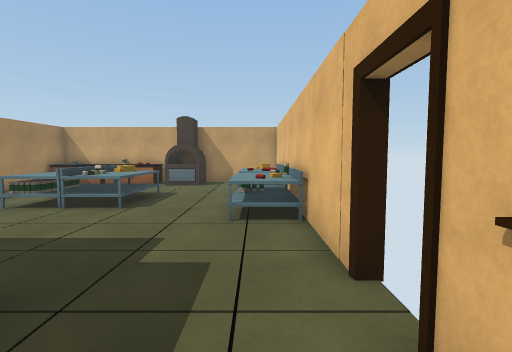
view 1 (above)

13 first-person views from a walk through a scene from a Unity 3-D project. The camera is 1.4 m above the floor, tilts 4° down and sees 85° across. The floor is counted in squares, 1 m on a side. Each view is taken from the middle of a square. On the plan, view 1 faces up. The plan holds only what a view shows up to about 14 squares ahead; the rest is blank. Some animated figures are not drawn. Door leaves are left out, so doorways stand open.

view 2
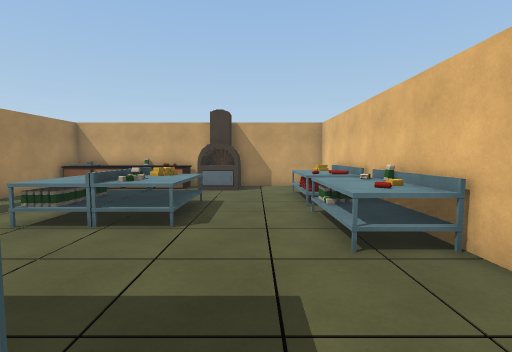

view 3
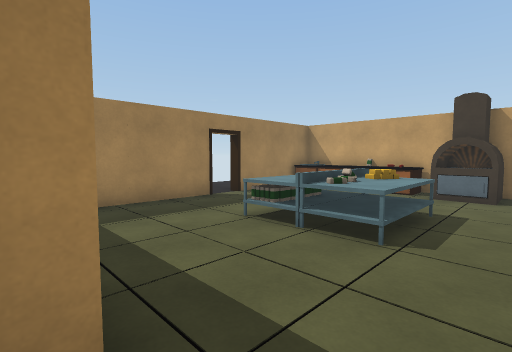

view 4
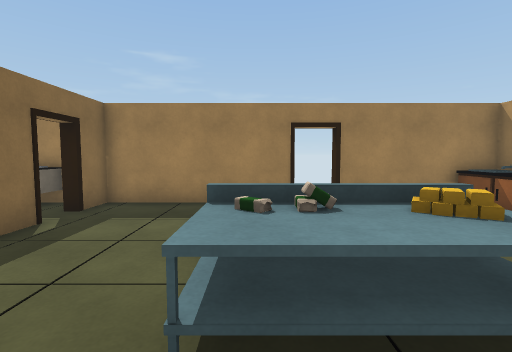

view 5
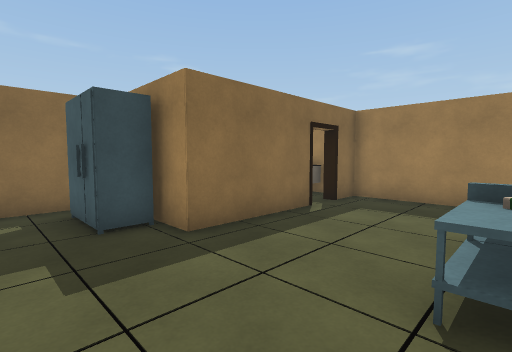

view 6
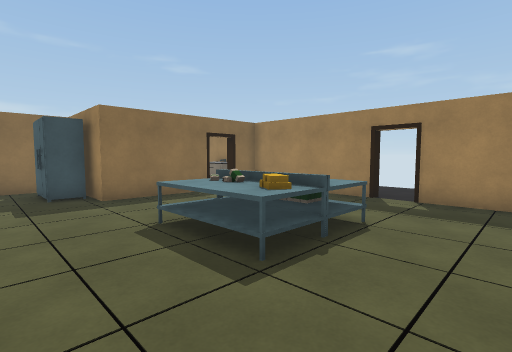

view 7
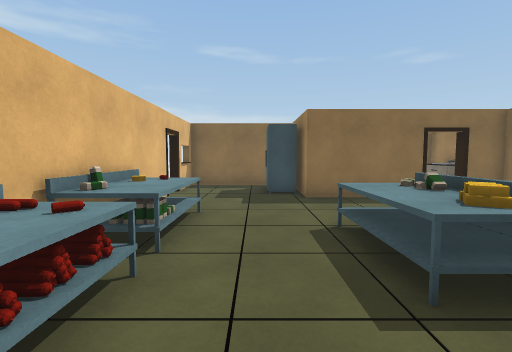

view 8
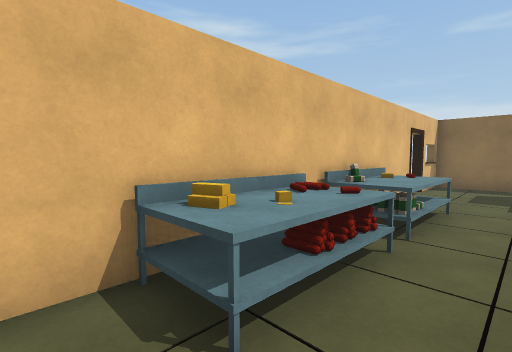

view 9
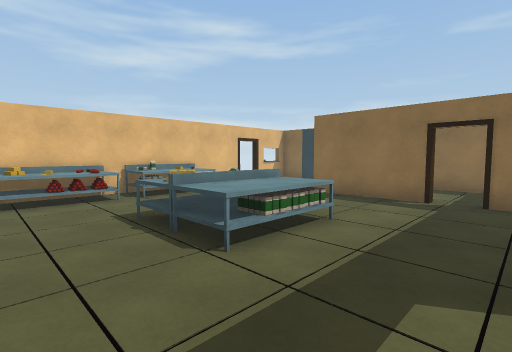

view 10
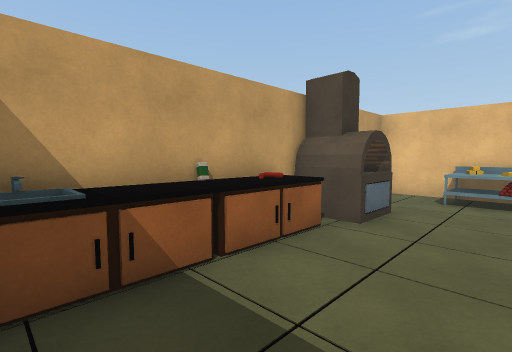

view 11
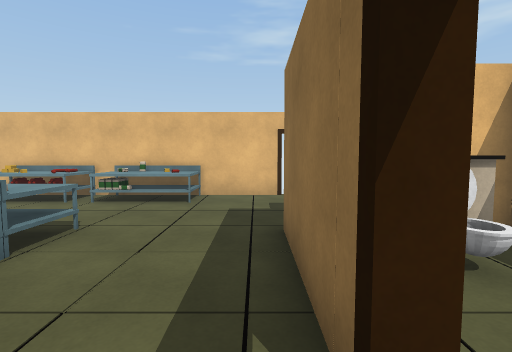

view 12
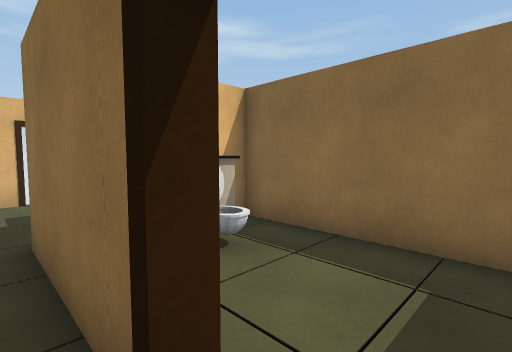

view 13
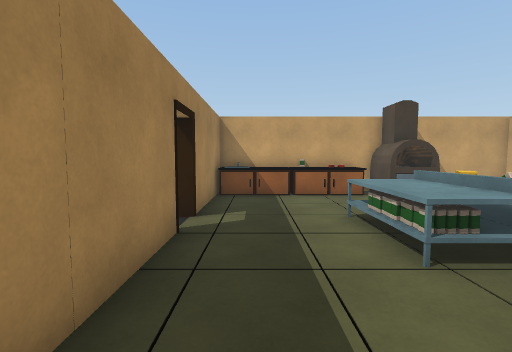

### Floor plan
Points are (right, up) in squares from view 1. A wall is a line through its corners. A room is listed if a view was taken in it or the views show most of it. See-through windows are left out.
Room 1 (views 1, 2, 3, 4, 5, 6, 7, 8, 9, 10, 11, 12, 13)
walls: (-7.8, 3.5) (-3.7, 3.5) (-3.7, 1.6); (-4.1, 13.5) (-4.1, 14.5); (-10.5, 9.2) (-10.5, 3.5) (-9.1, 3.5); (-2.9, 13.4) (-2.9, 15); (-4.2, 14.4) (-4.3, 13.4); (1.1, 10.4) (1.1, 15.3) (-3, 15.3); (-2.7, 15.3) (-2.7, 13.5) (-4.4, 13.5) (-4.4, 14.5); (1.1, 3.1) (1.1, 6.6); (-2.8, -0.5) (1.1, -0.5) (1.1, 1.8); (-10.5, 15.4) (-10.5, 10.4)
ways out: open door at (-11, 10); open door at (-8.5, 3); open door at (1, 2.5)
objects: other object (-10, 14) to (-8, 15); other object (-10, 15); other object (-7, 8) to (-6, 10); cupboard (-7, 14) to (-5, 15); other object (-5, 8) to (-4, 9); cheese (-5, 10); other object (-4, 1); cheese (-4, 10); other object (-4, 15); other object (-3, 1) to (-3, 2); other object (0, 6) to (0, 9); other object (0, 10) to (0, 11); cheese (0, 12); other object (0, 13); other object (1, 7); other object (1, 8); other object (1, 9); other object (1, 10)

Where each view was taken, in squares from view 1:
view 1: 0 up, 0 right, facing up
view 2: 2 up, 2 left, facing up
view 3: 3 up, 2 left, facing up-left
view 4: 8 up, 2 left, facing left
view 5: 8 up, 1 left, facing down-left
view 6: 13 up, 1 left, facing down-left
view 7: 13 up, 2 left, facing down
view 8: 14 up, 2 left, facing down-right
view 9: 13 up, 10 left, facing down-right
view 10: 11 up, 10 left, facing up-right
view 11: 4 up, 9 left, facing right
view 12: 4 up, 9 left, facing down-right
view 13: 4 up, 9 left, facing up
